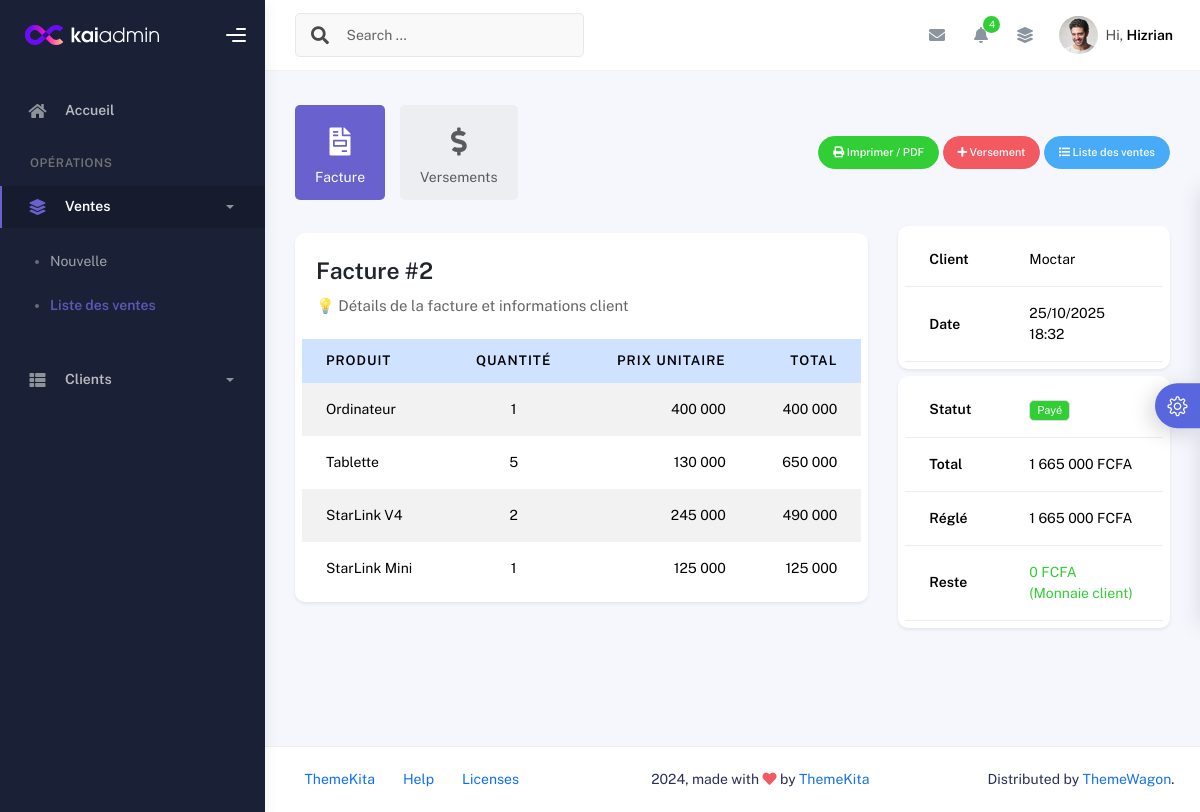
The app's page /vente_liste.php?id_vente=2 with its own data.
### tables this page shows
CREATE TABLE IF NOT EXISTS `ligne_ventes` (
  `id_ligne` int(11) NOT NULL AUTO_INCREMENT,
  `id_vente` int(11) NOT NULL,
  `produit` text NOT NULL,
  `quantite` decimal(10,0) NOT NULL,
  `prix` int(11) NOT NULL,
  `total` int(11) NOT NULL,
  PRIMARY KEY (`id_ligne`),
  KEY `fk_ligne_ventes_ventes` (`id_vente`)
);

CREATE TABLE IF NOT EXISTS `ventes` (
  `id_vente` int(11) NOT NULL AUTO_INCREMENT,
  `id_client` int(11) NOT NULL,
  `id_statut_paiement` int(11) NOT NULL,
  `date_vente` timestamp NOT NULL DEFAULT CURRENT_TIMESTAMP,
  `commentaire` text,
  `montant_total` int(11) NOT NULL DEFAULT '0',
  `montant_regle` int(11) NOT NULL DEFAULT '0',
  `statut` tinyint(1) NOT NULL DEFAULT '0',
  PRIMARY KEY (`id_vente`),
  KEY `fk_ventes_clients` (`id_client`),
  KEY `fk_ventes_statut_paiement` (`id_statut_paiement`)
);

CREATE TABLE IF NOT EXISTS `clients` (
  `id_client` int(11) NOT NULL AUTO_INCREMENT,
  `nom` varchar(255) NOT NULL,
  `telephone` varchar(100) DEFAULT NULL,
  `adresse` varchar(255) DEFAULT NULL,
  PRIMARY KEY (`id_client`),
  UNIQUE KEY `unq_clients` (`nom`,`telephone`)
);

### managerDB.php (called while the page is built, shortened)
<?php
    require_once('./fonction/fonctions.php');
    function echapper($string)
    {
        if(ctype_digit($string))
        {
            $string = htmlspecialchars($string);
        }
        else
        {
            $string = htmlspecialchars($string);
        }
        return $string;
    }

### vente_detail.php (the view, shortened to what this page needs)
<?php
	$data_vente = $pdo->query("
		SELECT v.id_vente, c.nom AS client, v.date_vente, v.montant_total, v.montant_regle, sp.libelle AS statut_paiement, sp.id_statut_paiement
	    FROM ventes v
	    JOIN clients c ON v.id_client = c.id_client
	    JOIN statut_paiement sp ON v.id_statut_paiement = sp.id_statut_paiement
	 	WHERE id_vente = $id_vente");
	$vente = $data_vente->fetchAll(PDO::FETCH_ASSOC)[0];
	$stmt_lignes = $pdo->prepare("
	    SELECT produit, quantite, prix, total
	    FROM ligne_ventes
	    WHERE id_vente = :id_vente
	");
	$stmt_lignes->execute(['id_vente' => $id_vente]);
	$ligne_ventes = $stmt_lignes->fetchAll(PDO::FETCH_ASSOC);
?>
<div class="container">
  <div class="page-inner">
    <div class="d-flex align-items-left align-items-md-center flex-column flex-md-row pt-2 pb-4">
    	<div>
    		<ul
        class="nav nav-pills nav-secondary nav-pills-no-bd nav-pills-icons justify-content-left"
        id="pills-tab-with-icon"
        role="tablist"
      >
        <li class="nav-item">
          <a
            class="nav-link active"
            id="pills-home-tab-icon"
            data-bs-toggle="pill"
            href="#pills-home-icon"
            role="tab"
            aria-controls="pills-home-icon"
            aria-selected="true"
          >
            <i class="fas fa-file-invoice"></i>
            Facture
          </a>
        </li>
        <li class="nav-item">
          <a
            class="nav-link"
            id="pills-profile-tab-icon"
            data-bs-toggle="pill"
            href="#pills-profile-icon"
            role="tab"
            aria-controls="pills-profile-icon"
            aria-selected="false"
          >
            <i class="fas fa-dollar-sign"></i>
            Versements
          </a>
        </li>
      </ul>
    	</div>
      <div class="ms-md-auto py-2 py-md-0">
        <a href="vente_pdf.php?id=<?= $vente['id_vente'] ?>" target="_blank"
		   class="btn btn-success btn-sm rounded-pill px-3">
		  <i class="fa fa-print"></i> Imprimer / PDF
		</a>
        <button class="btn btn-danger btn-sm rounded-pill px-3"
				        data-bs-toggle="modal"
				        data-bs-target="#modalVersement"
				        data-id-vente="<?= $vente['id_vente'] ?>">
				  <i class="fa fa-plus"></i> Versement
				</button>
        <a href="vente_liste.php" class="btn btn-info btn-sm rounded-pill px-3">
          <i class="fa fa-list"></i> Liste des ventes
        </a>
      </div>
    </div>
	<div class="row mb-4">
		<div class="col-md-8">
      <div
        class="tab-content mt-2 mb-3"
        id="pills-with-icon-tabContent"
      >
        <div
          class="tab-pane fade show active"
          id="pills-home-icon"
          role="tabpanel"
          aria-labelledby="pills-home-tab-icon"
        >
          <div class="card shadow-sm">
			      <div class="card-body p-2">
			      	<div class="p-3">
				        <h3 class="fw-bold">Facture #<?= $id_vente ?></h3>
				        <h6 class="op-7">💡 Détails de la facture et informations client</h6>
				      </div>
			        <div class="table-responsive">
			          <table class="table table-striped table-hover table-sm mb-0">
			            <thead class="table-primary">
			              <tr>
			                <th>Produit</th>
			                <th class="text-center">Quantité</th>
			                <th class="text-end">Prix Unitaire</th>
			                <th class="text-end">Total</th>
			              </tr>
			            </thead>
			            <tbody>
			              <?php foreach($ligne_ventes as $ligne): ?>
			              <tr>
			                <td><?= htmlspecialchars($ligne['produit']) ?></td>
			                <td class="text-center"><?= number_format($ligne['quantite'],0,',',' ') ?></td>
			                <td class="text-end"><?= number_format($ligne['prix'],0,',',' ') ?></td>
			                <td class="text-end"><?= number_format($ligne['total'],0,',',' ') ?></td>
			              </tr>
			              <?php endforeach; ?>
			            </tbody>
			          </table>
			        </div>
			      </div>
			    </div>
        </div>
      </div>
		</div>
		<div class="col-md-4">
		    <div class="card shadow-sm mb-2">
		      <div class="card-body p-2">
		        <table class="table table-sm table-borderless mb-0">
		          <tbody>
		            <tr>
		              <th class="fw-bold" style="width: 100px;">Client</th>
		              <td><?= htmlspecialchars($vente['client']) ?></td>
		            </tr>
		            <tr>
		              <th class="fw-bold">Date</th>
		              <td><?= date('d/m/Y H:i', strtotime($vente['date_vente'])) ?></td>
		            </tr>
		          </tbody>
		        </table>
		      </div>
		    </div>
		    <div class="card shadow-sm">
		      <div class="card-body p-2">
		        <table class="table table-sm table-borderless mb-0">
		          <tbody>
		            <tr>
		              <th class="fw-bold" style="width: 100px;">Statut</th>
		              <td><?= statutBadge($vente['id_statut_paiement']) ?></td>
		            </tr>
		            <tr>
		              <th class="fw-bold">Total</th>
		              <td><?= number_format($vente['montant_total'],0,',',' ') ?> FCFA</td>
		            </tr>
		            <tr>
		              <th class="fw-bold">Réglé</th>
		              <td><?= number_format($vente['montant_regle'],0,',',' ') ?> FCFA</td>
		            </tr>
		            <tr>
		              <th class="fw-bold">Reste</th>
		              <td class="<?= $vente['montant_total'] - $vente['montant_regle'] > 0 ? 'text-danger' : 'text-success' ?>">
		                <?= number_format(abs($vente['montant_total'] - $vente['montant_regle']),0,',',' ') ?> FCFA
		                <?= $vente['montant_total'] - $vente['montant_regle'] > 0 ? '' : '(Monnaie client)' ?>
		              </td>
		            </tr>
		          </tbody>
		        </table>
		      </div>
		    </div>
		</div>
	</div>
  </div>
</div>

### records on screen
ligne_ventes: produit "Ordinateur", quantite "1", prix "400 000", total "400 000"
ligne_ventes: produit "Tablette", quantite "5", prix "130 000", total "650 000"
ligne_ventes: produit "StarLink V4", quantite "2", prix "245 000", total "490 000"
ligne_ventes: produit "StarLink Mini", quantite "1", prix "125 000", total "125 000"
ventes: id_client.nom "Moctar", date_vente "25/10/2025 18:32", montant_total "1 665 000", montant_regle "1 665 000", abs($vente['montant_total'] - $vente['montant_regle']) "0"

### other values on screen
$id_vente "2"
